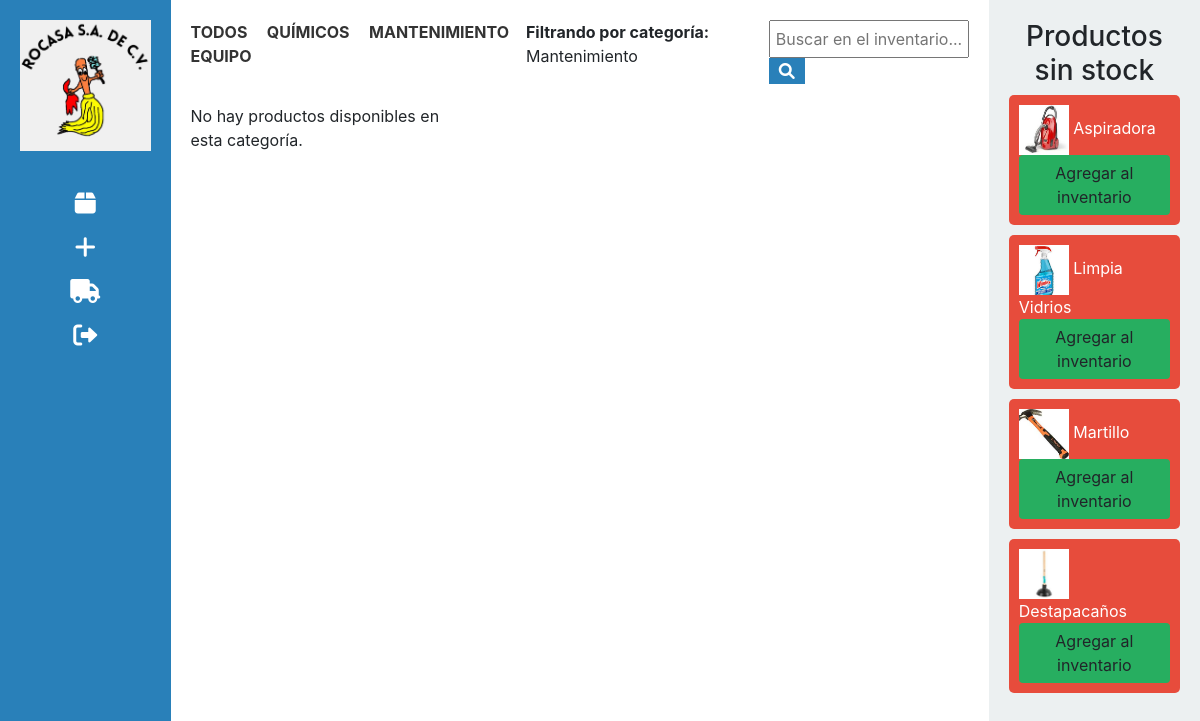
Before: /?categoria=mantenimiento (signed in) with the older database file.
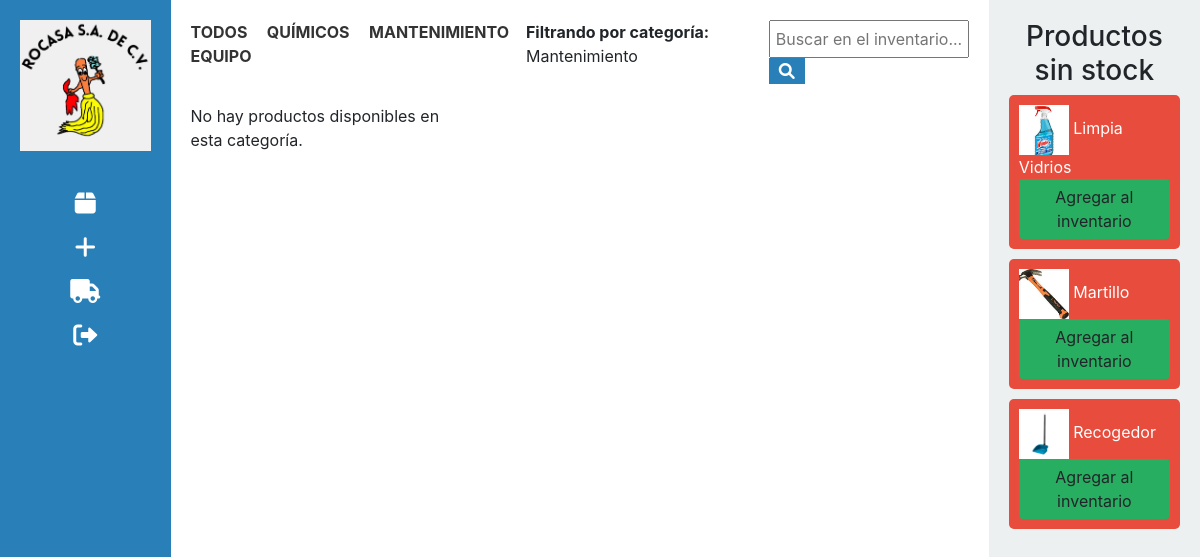
After: the same page with the newer database file.
### app.py (models this page shows)
class Producto(db.Model):
    id = db.Column(db.Integer, primary_key=True)
    nombre = db.Column(db.String(150), nullable=False)
    cantidad = db.Column(db.Integer, nullable=False)
    imagen_url = db.Column(db.String(200), nullable=False)
    categoria = db.Column(db.String(100), nullable=False)

### app.py (the view)
@app.route('/', methods=['GET'])
@login_required
def index():
    query = request.args.get('query')  # Obtener el término de búsqueda desde la URL
    categoria = request.args.get('categoria')  # Obtener la categoría si se pasa
    if query:  # Si hay un término de búsqueda, filtrar productos por nombre
        productos = Producto.query.filter(Producto.nombre.ilike(f'%{query}%')).all()
    elif categoria:  # Si hay una categoría seleccionada, filtrar por categoría
        productos = Producto.query.filter(Producto.categoria == categoria, Producto.cantidad > 0).all()
    else:  # Si no hay búsqueda ni categoría, mostrar todos los productos
        productos = Producto.query.filter(Producto.cantidad > 0).all()
    productos_out_of_stock = Producto.query.filter_by(cantidad=0).all()
    return render_template('index.html', productos=productos, productos_out_of_stock=productos_out_of_stock, categoria=categoria, query=query)

### app.py (called while the page is built)
@app.after_request
def no_cache(response):
    response.headers['Cache-Control'] = 'no-store'
    response.headers['Pragma'] = 'no-cache'
    response.headers['Expires'] = '0'
    return response

@app.before_request
def before_request():
    session.permanent = True

@login_manager.user_loader
def load_user(user_id):
    return Usuario.query.get(int(user_id))  # Esto carga al usuario desde la base de datos por su ID

### templates/index.html (shortened to what this page needs)
<html lang="es">
<head>
    <link rel="stylesheet" href="https://cdnjs.cloudflare.com/ajax/libs/font-awesome/6.0.0-beta3/css/all.min.css">
    <link rel="stylesheet" href="/static/css/style.css">
    <link rel="stylesheet" href="https://stackpath.bootstrapcdn.com/bootstrap/4.5.2/css/bootstrap.min.css">
</head>
<body>
    <div class="sidebar-left">
        <img src="/static/images/rocasalogo.png" alt="Logo">
        <i class="fas fa-box" onclick="location.href='/index'; window.location.reload();"></i>
        <i class="fas fa-plus" onclick="location.href='/agregar_producto'"></i>
        <i class="fas fa-truck" onclick="location.href='/surtir_producto'"></i>
    <i class="fas fa-sign-out-alt" onclick="logoutAndRefresh()"></i>
    </div>
    <div class="main-content">
        <div class="header">
            <div class="categories">
                <a href="{{ url_for('index') }}">TODOS</a>
                <a href="{{ url_for('index', categoria='quimicos') }}">QUÍMICOS</a>
                <a href="{{ url_for('index', categoria='mantenimiento') }}">MANTENIMIENTO</a>
                <a href="{{ url_for('index', categoria='equipo') }}">EQUIPO</a>
            </div>
            {% if categoria %}
                <p><strong>Filtrando por categoría:</strong> {{ categoria|capitalize }}</p>
            {% endif %}
            <div class="search-container">
                <form method="GET" action="{{ url_for('index') }}">
                    <input type="text" name="query" placeholder="Buscar en el inventario..." value="{{ query or '' }}">
                    <button type="submit"><i class="fas fa-search"></i></button>
                </form>
            </div>
        </div>
        <div class="product-grid">
            {% for producto in productos %}
                <div class="product-card">
                    <img src="{{ url_for('static', filename='uploads/' + producto.imagen_url) }}" alt="{{ producto.nombre }}">
                    <div class="product-name">{{ producto.nombre }}</div>
                    <div class="quantity">
                        <form method="POST" action="{{ url_for('update_quantity') }}">
                            <input type="hidden" name="producto_id" value="{{ producto.id }}">
                            <button type="submit" class="btn" name="action" value="decrementar">-</button>
                            <span class="{{ 'low-stock' if producto.cantidad == 1 else '' }}">
                                {{ producto.cantidad }}
                            </span>
                            <button type="submit" class="btn" name="action" value="incrementar">+</button>
                        </form>
                    </div>
                    <div class="edit-btn">
                        <a href="{{ url_for('editar_producto', producto_id=producto.id) }}">
                            <i class="fa fa-pencil"></i> Editar
                        </a>
                    </div>
                </div>
            {% else %}
                <div>No hay productos disponibles en esta categoría.</div>
            {% endfor %}
        </div>
    </div>
    <div class="sidebar-right">
        <h3>Productos sin stock</h3>
        {% for producto in productos_out_of_stock %}
            <div class="product-out-of-stock">
                <img src="{{ url_for('static', filename='uploads/' + producto.imagen_url) }}" alt="{{ producto.nombre }}" style="width: 50px; height: 50px;">
                {{ producto.nombre }}
                <form method="POST" action="{{ url_for('update_quantity') }}">
                    <button type="submit" class="btn" name="action" value="incrementar">Agregar al inventario</button>
                </form>
            </div>
        {% else %}
            <div>No hay productos agotados</div>
        {% endfor %}
    </div>
</body>
</html>

### static/css/style.css (style rules this page uses)
:root { --bg-color: #ffffff; --text-color: #212529; --card-bg: #f8f9fa; --border-color: #dee2e6; --header-bg: #2c3e50; --urgente-color: #ff961e; --tiempo-color: #1dd1a1; }
* { margin: 0; padding: 0; box-sizing: border-box; }
body { background-color: var(--bg-color); color: var(--text-color); transition: all 0.3s ease; font-family: Arial, sans-serif; display: flex; justify-content: space-between; }
.sidebar-left { width: 200px; background-color: #2980b9; color: #fff; padding: 20px; text-align: center; display: flex; flex-direction: column; gap: 20px; }
.sidebar-left img { width: 100%; margin-bottom: 20px; }
.sidebar-left i { font-size: 24px; cursor: pointer; transition: all 0.3s ease; }
.main-content { flex-grow: 1; padding: 20px; }
.header { display: flex; justify-content: space-between; margin-bottom: 20px; }
.categories a { margin-right: 15px; text-decoration: none; color: #333; font-weight: bold; }
.search-container input { padding: 5px; width: 200px; }
.search-container button { padding: 5px 10px; background-color: #2980b9; border: none; color: white; cursor: pointer; }
.product-grid { display: grid; grid-template-columns: repeat(auto-fill, minmax(250px, 1fr)); margin-top: 20px; }
.btn { padding: 5px 15px; background-color: #2980b9; border: none; color: white; cursor: pointer; border-radius: 5px; }
.sidebar-right { width: 250px; background-color: #ecf0f1; padding: 20px; }
.product-out-of-stock { background-color: #e74c3c; color: white; padding: 10px; margin-bottom: 10px; border-radius: 5px; }
.product-out-of-stock form button { background-color: #27ae60; border: none; }
h3 { text-align: center; margin-bottom: 20px; }

Changed rows visible on the page:
no longer on this page (row edited): Producto: imagen_url (picture), nombre "Aspiradora"
no longer on this page (row edited): Producto: imagen_url (picture), nombre "Destapacaños"
added Producto: imagen_url (picture), nombre "Recogedor"
